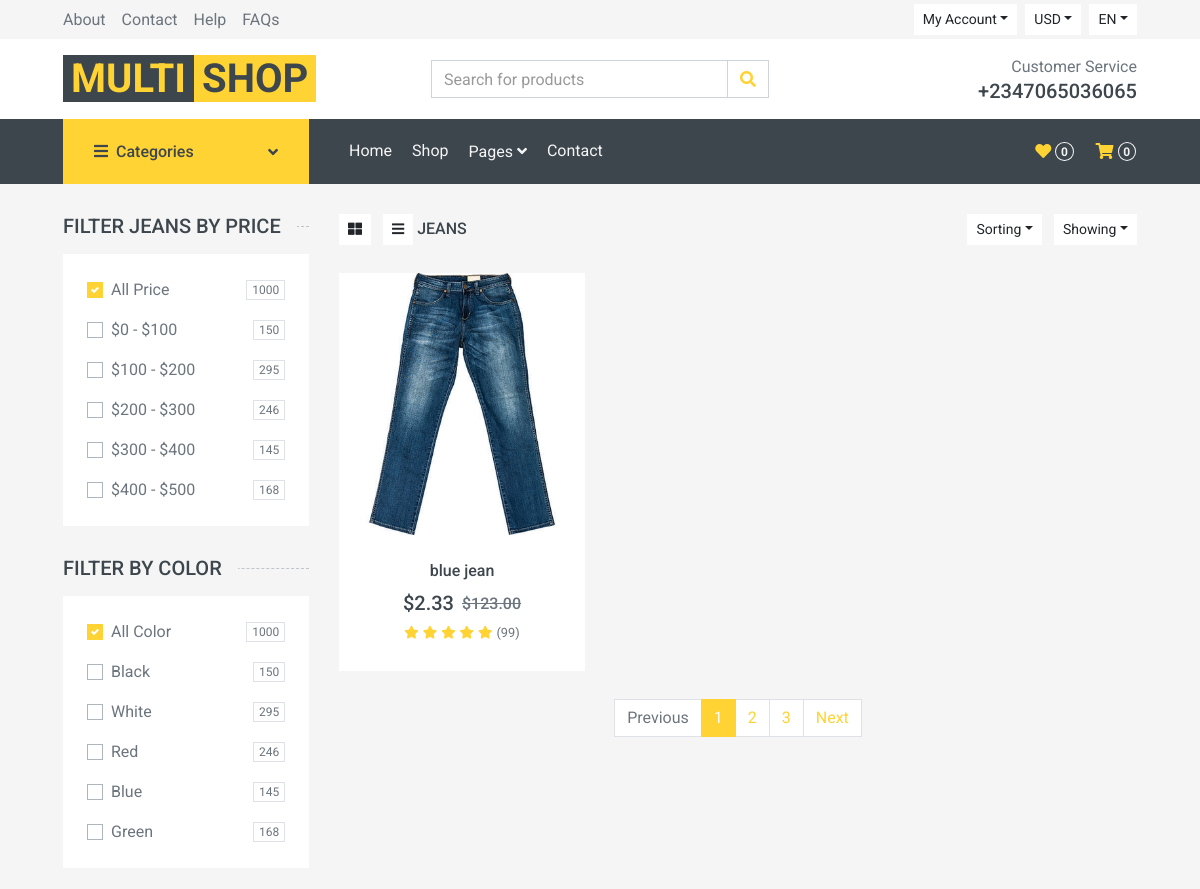
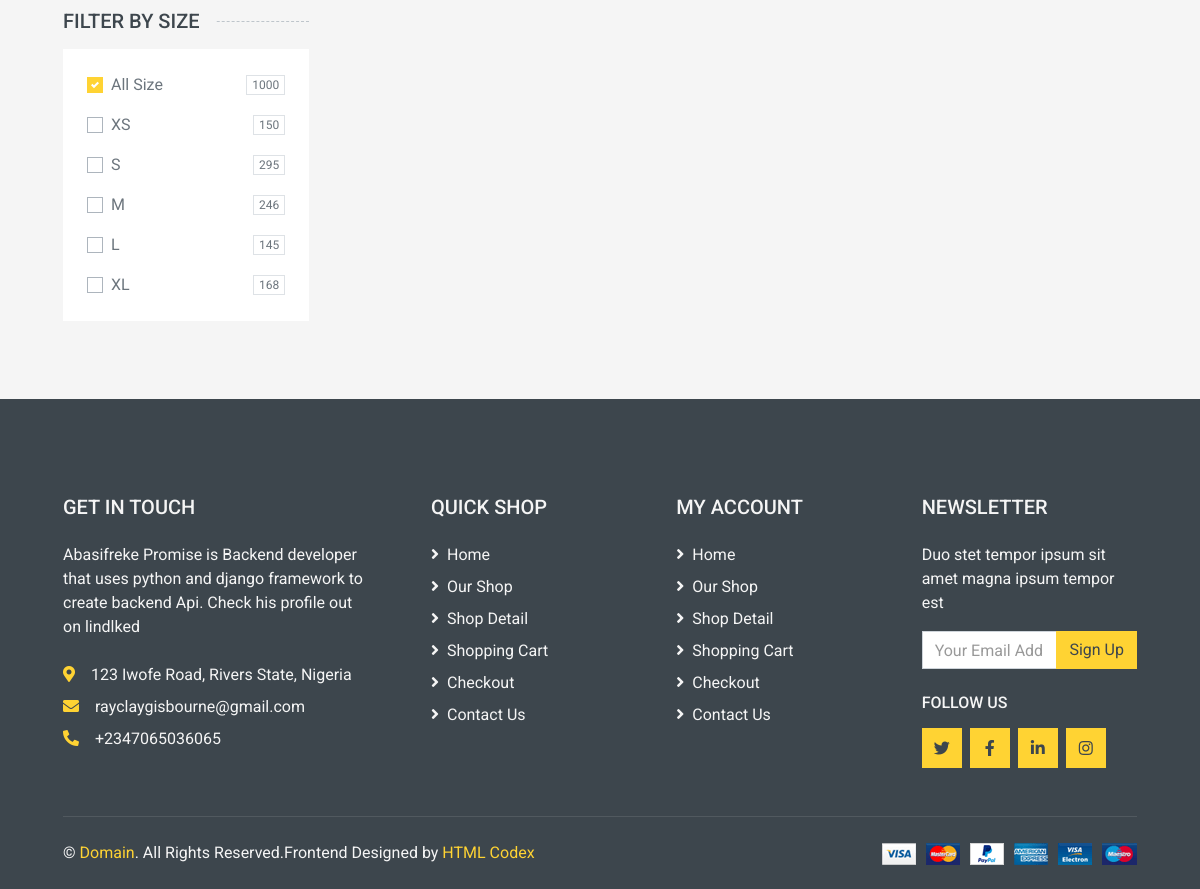
The app's page /search/jeans/ with its own data (2 pictures, top to bottom).
### index/models.py (models this page shows, shortened)
class Category(models.Model):
    name = models.CharField(max_length = 250, db_index = True)
    slug = models.SlugField(max_length=250, unique= True)
    class Meta:
        verbose_name_plural ='categories'
    def get_absolute_url(self):
          return reverse('category_details', args=[self.slug])

class Product(models.Model):
    title = models.CharField(max_length = 250)
    brand = models.SlugField(max_length=250, default= 'unbranded')
    description = models.TextField(blank= True)
    slug = models.SlugField(max_length = 255)
    price = models.DecimalField(max_digits=4, decimal_places=2)
    image = ResizedImageField(size=[750,800 ], crop=['middle', 'center'], upload_to ='images/')
    category = models.ForeignKey(Category, related_name='product', on_delete=models.CASCADE, null=True)
    class Meta:
        verbose_name_plural ='products'
    def get_absolute_url(self):
          return reverse('product_details', args=[self.slug])

### index/views.py (the view)
# urls.py: path('search/<slug:category_slug>/', views.category_details, name='category_details'),
def category_details(request, category_slug=None):
	category = get_object_or_404(Category, slug=category_slug)
	products = Product.objects.filter(category = category) #we are filtering all thje product that are under this category
	return render(request, 'Shop.html', {'category':category, 'products':products})

### cart/cart.py (called while the page is built)
    def __len__(self):
        return sum(item['qty'] for item in self.cart.values())# same as i for i in range or list

### cart/context_processors.py (called while the page is built)
def cart(request):
    return {'cart': Cart(request)}

### index/views.py (called while the page is built)
def categories(request):
	all_categories = Category.objects.all()
	return{'all_categories':all_categories}

### templates/Shop.html (shortened to what this page needs)
{% extends 'base.html' %}
{% load static %}
{% block content %}
    <div class="container-fluid">
        <div class="row px-xl-5">
            <div class="col-lg-3 col-md-4">
                <h5 class="section-title position-relative text-uppercase mb-3"><span class="bg-secondary pr-3">Filter {{category.name}} by price</span></h5>
                <div class="bg-light p-4 mb-30">
                    <form>
                        <div class="custom-control custom-checkbox d-flex align-items-center justify-content-between mb-3">
                            <label class="custom-control-label" for="price-all">All Price</label>
                            <span class="badge border font-weight-normal">1000</span>
                        </div>
                        <div class="custom-control custom-checkbox d-flex align-items-center justify-content-between mb-3">
                            <label class="custom-control-label" for="price-1">$0 - $100</label>
                            <span class="badge border font-weight-normal">150</span>
                        </div>
                        <div class="custom-control custom-checkbox d-flex align-items-center justify-content-between mb-3">
                            <label class="custom-control-label" for="price-2">$100 - $200</label>
                            <span class="badge border font-weight-normal">295</span>
                        </div>
                        <div class="custom-control custom-checkbox d-flex align-items-center justify-content-between mb-3">
                            <label class="custom-control-label" for="price-3">$200 - $300</label>
                            <span class="badge border font-weight-normal">246</span>
                        </div>
                        <div class="custom-control custom-checkbox d-flex align-items-center justify-content-between mb-3">
                            <label class="custom-control-label" for="price-4">$300 - $400</label>
                            <span class="badge border font-weight-normal">145</span>
                        </div>
                        <div class="custom-control custom-checkbox d-flex align-items-center justify-content-between">
                            <label class="custom-control-label" for="price-5">$400 - $500</label>
                            <span class="badge border font-weight-normal">168</span>
                        </div>
                    </form>
                </div>
                <h5 class="section-title position-relative text-uppercase mb-3"><span class="bg-secondary pr-3">Filter by color</span></h5>
                <div class="bg-light p-4 mb-30">
                    <form>
                        <div class="custom-control custom-checkbox d-flex align-items-center justify-content-between mb-3">
                            <label class="custom-control-label" for="price-all">All Color</label>
                            <span class="badge border font-weight-normal">1000</span>
                        </div>
                        <div class="custom-control custom-checkbox d-flex align-items-center justify-content-between mb-3">
                            <label class="custom-control-label" for="color-1">Black</label>
                            <span class="badge border font-weight-normal">150</span>
                        </div>
                        <div class="custom-control custom-checkbox d-flex align-items-center justify-content-between mb-3">
                            <label class="custom-control-label" for="color-2">White</label>
                            <span class="badge border font-weight-normal">295</span>
                        </div>
                        <div class="custom-control custom-checkbox d-flex align-items-center justify-content-between mb-3">
                            <label class="custom-control-label" for="color-3">Red</label>
                            <span class="badge border font-weight-normal">246</span>
                        </div>
                        <div class="custom-control custom-checkbox d-flex align-items-center justify-content-between mb-3">
                            <label class="custom-control-label" for="color-4">Blue</label>
                            <span class="badge border font-weight-normal">145</span>
                        </div>
                        <div class="custom-control custom-checkbox d-flex align-items-center justify-content-between">
                            <label class="custom-control-label" for="color-5">Green</label>
                            <span class="badge border font-weight-normal">168</span>
                        </div>
                    </form>
                </div>
                <h5 class="section-title position-relative text-uppercase mb-3"><span class="bg-secondary pr-3">Filter by size</span></h5>
                <div class="bg-light p-4 mb-30">
                    <form>
                        <div class="custom-control custom-checkbox d-flex align-items-center justify-content-between mb-3">
                            <label class="custom-control-label" for="size-all">All Size</label>
                            <span class="badge border font-weight-normal">1000</span>
                        </div>
                        <div class="custom-control custom-checkbox d-flex align-items-center justify-content-between mb-3">
                            <label class="custom-control-label" for="size-1">XS</label>
                            <span class="badge border font-weight-normal">150</span>
                        </div>
                        <div class="custom-control custom-checkbox d-flex align-items-center justify-content-between mb-3">
                            <label class="custom-control-label" for="size-2">S</label>
                            <span class="badge border font-weight-normal">295</span>
                        </div>
                        <div class="custom-control custom-checkbox d-flex align-items-center justify-content-between mb-3">
                            <label class="custom-control-label" for="size-3">M</label>
                            <span class="badge border font-weight-normal">246</span>
                        </div>
                        <div class="custom-control custom-checkbox d-flex align-items-center justify-content-between mb-3">
                            <label class="custom-control-label" for="size-4">L</label>
                            <span class="badge border font-weight-normal">145</span>
                        </div>
                        <div class="custom-control custom-checkbox d-flex align-items-center justify-content-between">
                            <label class="custom-control-label" for="size-5">XL</label>
                            <span class="badge border font-weight-normal">168</span>
                        </div>
                    </form>
                </div>
            </div>
            <div class="col-lg-9 col-md-8">
                <div class="row pb-3">
                    <div class="col-12 pb-1">
                        <div class="d-flex align-items-center justify-content-between mb-4">
                            <div>
                                <button class="btn btn-sm btn-light"><i class="fa fa-th-large"></i></button>
                                <button class="btn btn-sm btn-light ml-2"><i class="fa fa-bars"></i></button>
                                 <span class="pb-3 h6">    {{category.name|upper}}</span>
                            </div>
                            <div class="ml-2">
                                <div class="btn-group">
                                    <button type="button" class="btn btn-sm btn-light dropdown-toggle" data-toggle="dropdown">Sorting</button>
                                </div>
                                <div class="btn-group ml-2">
                                    <button type="button" class="btn btn-sm btn-light dropdown-toggle" data-toggle="dropdown">Showing</button>
                                </div>
                            </div>
                        </div>
                    </div>
                    {% for product in products %}
                    <div class="col-lg-4 col-md-6 col-sm-6 pb-1">
                        <div class="product-item bg-light mb-4">
                            <div class="product-img position-relative overflow-hidden">
                                <img class="img-fluid w-100" src="{{ product.image.url }}" alt="">
                                <div class="product-action">
                                </div>
                            </div>
                            <div class="text-center py-4">
                                <a class="h6 text-decoration-none text-truncate" href="{{product.get_absolute_url}}">{{ product.title }}</a>
                                <div class="d-flex align-items-center justify-content-center mt-2">
                                    <h5>${{product.price}}</h5><h6 class="text-muted ml-2"><del>$123.00</del></h6>
                                </div>
                                <div class="d-flex align-items-center justify-content-center mb-1">
                                    <small class="fa fa-star text-primary mr-1"></small>
                                    <small class="fa fa-star text-primary mr-1"></small>
                                    <small class="fa fa-star text-primary mr-1"></small>
                                    <small class="fa fa-star text-primary mr-1"></small>
                                    <small class="fa fa-star text-primary mr-1"></small>
                                    <small>(99)</small>
                                </div>
                            </div>
                        </div>
                    </div>
                    {% endfor %}
                    <div class="col-12">
                        <nav>
                          <ul class="pagination justify-content-center">
                            <li class="page-item disabled"><a class="page-link" href="#">Previous</span></a></li>
                            <li class="page-item active"><a class="page-link" href="#">1</a></li>
                            <li class="page-item"><a class="page-link" href="#">2</a></li>
                            <li class="page-item"><a class="page-link" href="#">3</a></li>
                            <li class="page-item"><a class="page-link" href="#">Next</a></li>
                          </ul>
                        </nav>
                    </div>
                </div>
            </div>
        </div>
    </div>
{% endblock content %}

### records on screen
Category: name "JEANS"
Product: image (picture), title "blue jean", price "2.33"
